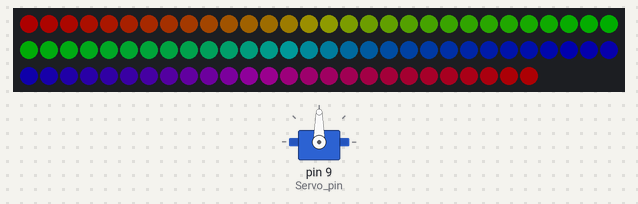
A sketch run on a simulated Arduino Uno, built with avr-gcc and run on an emulated ATmega328P. On the bench: 86 RGB LEDs in strip order, left to right, continuing on the next row, servo. Dim RGB values are drawn brighter than linear; random numbers use the default seed unless the sketch sets one.

Above: at 0.17 s.
At 17.67 s:
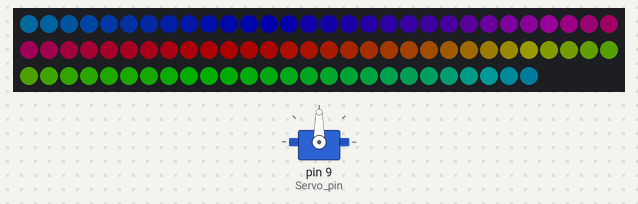
At 35.1 s:
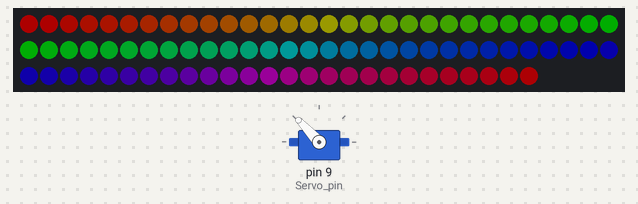
At 36.6 s:
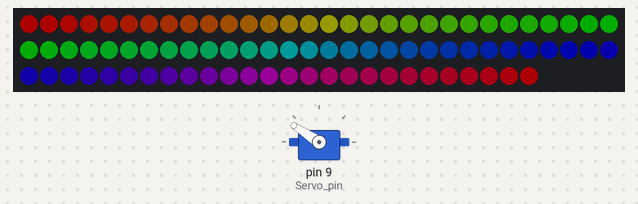
Timing chart, 0 to 38.1 s (numbered marks = the images above):
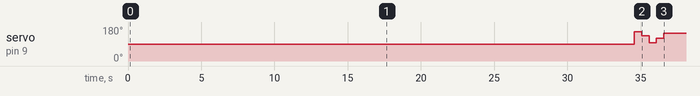

The sketch:

code_led_engrenages.ino
```cpp
#include <Adafruit_NeoPixel.h>
#include <Servo.h>
#define Servo_pin 9
#define LED_PIN     6
#define LED_COUNT   86
#define BRIGHTNESS  50

Adafruit_NeoPixel strip(LED_COUNT, LED_PIN, NEO_GRB + NEO_KHZ800);
Servo myservo;

void setup() {
  strip.begin();
  strip.setBrightness(BRIGHTNESS);
  myservo.attach(Servo_pin);
  myservo.write(90); // Positionner le servo à 90 degrés (position centrale) au démarrage
}

void loop() {
  rainbowCycle(20); // Appeler la fonction rainbowCycle avec un délai de 20 ms entre chaque transition de couleur

  // Faire tourner le servo dans toutes les directions de manière aléatoire
  for (int i = 0; i < 5; i++) { // Répéter 5 fois
    int pos = random(0, 181); // Générer une position aléatoire entre 0 et 180 degrés
    myservo.write(pos); // Positionner le servo à la position aléatoire
    delay(500); // Attendre 500 ms avant de passer à la prochaine position
  }
}

// Slightly different, this makes the rainbow equally distributed throughout
void rainbowCycle(uint8_t wait) {
  uint16_t i, j;

  for (j = 0; j < 256 * 5; j++) { // 5 cycles of all colors on wheel
    for (i = 0; i < strip.numPixels(); i++) {
      strip.setPixelColor(i, Wheel(((i * 256 / strip.numPixels()) + j) & 255));
    }
    strip.show();
    delay(wait);
  }
}

// Input a value 0 to 255 to get a color value.
// The colours are a transition r - g - b - back to r.
uint32_t Wheel(byte WheelPos) {
  WheelPos = 255 - WheelPos;
  if (WheelPos < 85) {
    return strip.Color(255 - WheelPos * 3, 0, WheelPos * 3);
  }
  if (WheelPos < 170) {
    WheelPos -= 85;
    return strip.Color(0, WheelPos * 3, 255 - WheelPos * 3);
  }
  WheelPos -= 170;
  return strip.Color(WheelPos * 3, 255 - WheelPos * 3, 0);
}
```

Measured:
- by itself, servo on pin 9 (Servo_pin): 90° → 155° at 34.6 s, → 133° 0.50 s later, → 96° 0.50 s later, → 121° 0.50 s later, … (5 changes in this stretch)
